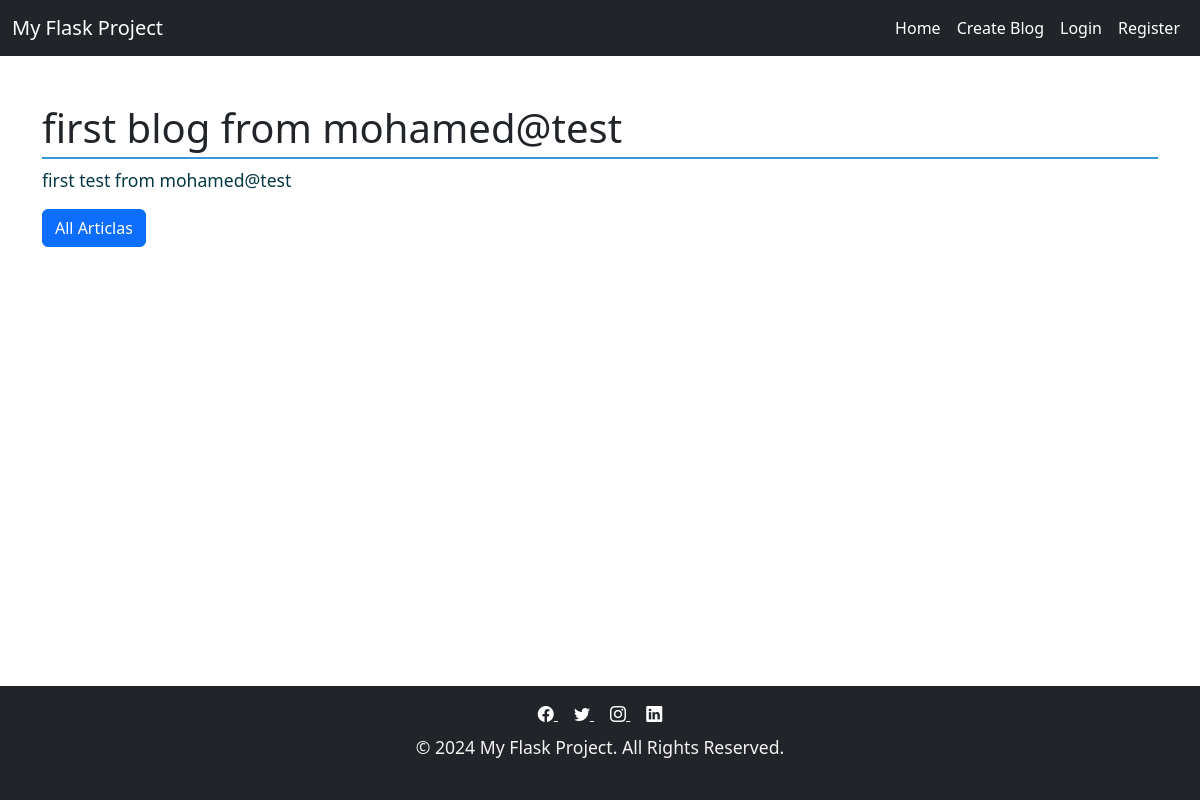
/posts/6, run on the app's committed database.
### tables this page shows
CREATE TABLE "posts" (
	"id"	INTEGER,
	"title"	TEXT NOT NULL,
	"body"	TEXT NOT NULL,
	"author_id"	INTEGER,
	"created_at"	TIMESTAMP NOT NULL DEFAULT CURRENT_TIMESTAMP,
	PRIMARY KEY("id" AUTOINCREMENT)
);

### blog.py (the view)
@bp.route('/<int:post_id>')
def show(post_id):
    post = get_post(post_id, check_author=False)  # No need to check author for viewing
    return render_template('show.html', post=post, title='Blogs')

### auth.py (called while the page is built)
@bp.before_app_request
def load_logged_in_user():
    user_id = session.get('user_id')
    if user_id is None:
        g.user = None
        g.user_details = None  # No user details if not logged in
    else:
        user = get_db().execute('SELECT * FROM users WHERE id = ?', (user_id,)).fetchone()
        g.user = user['id']  # Store only the user ID in g.user for ID-based operations
        g.user_details = user  # Store the full user details for template access

### blog.py (called while the page is built)
def get_db():
    if 'db' not in g:
        g.db = sqlite3.connect(DATABASE)
        g.db.row_factory = sqlite3.Row  # Return rows as dictionaries for easier access
        g.db.execute('PRAGMA journal_mode=WAL;')  # Enable WAL for concurrent read/writes
    return g.db

def get_post(post_id, check_author=True):
    post = get_db().execute('SELECT * FROM posts WHERE id = ?', (post_id,)).fetchone()
    if post is None:
        abort(404, f"Can't find blog with ID: {post_id}")
    if check_author and post['author_id'] != g.user:
        abort(403)  # Unauthorized if the current user is not the author
    return post

### templates/show.html (shortened to what this page needs)
{% extends "base.html" %}
{% block content %}
<h1>{{ post.title }}</h1>
<p>{{ post.body }}</p>
<div class="row row-cols-auto">
    <div class="col">
        <a href="/" class="btn btn-primary">All Articlas</a>
    </div>
</div>
{% endblock %}

### static/style.css (style rules this page uses)
body { font-family: 'Arial', sans-serif; background-color: #f4f4f9; color: #333; margin: 0; padding: 0; line-height: 1.6; }
h1, h2, h3, h4, h5, h6 { color: #2c3e50; font-weight: 700; margin-top: 1.5rem; margin-bottom: 0.75rem; }
h1 { font-size: 2.5rem; border-bottom: 2px solid #3498db; padding-bottom: 0.3rem; }
p { color: #053846; font-size: 1.1rem; margin-bottom: 1.5rem; }
a { color: #3498db; text-decoration: none; }

### data on the page
posts: title "first blog from mohamed@test", body "first test from mohamed@test"
